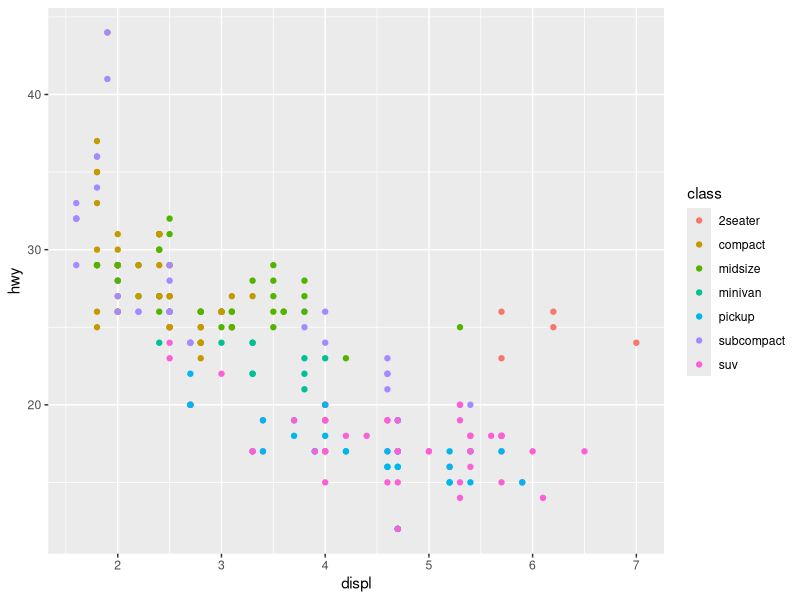
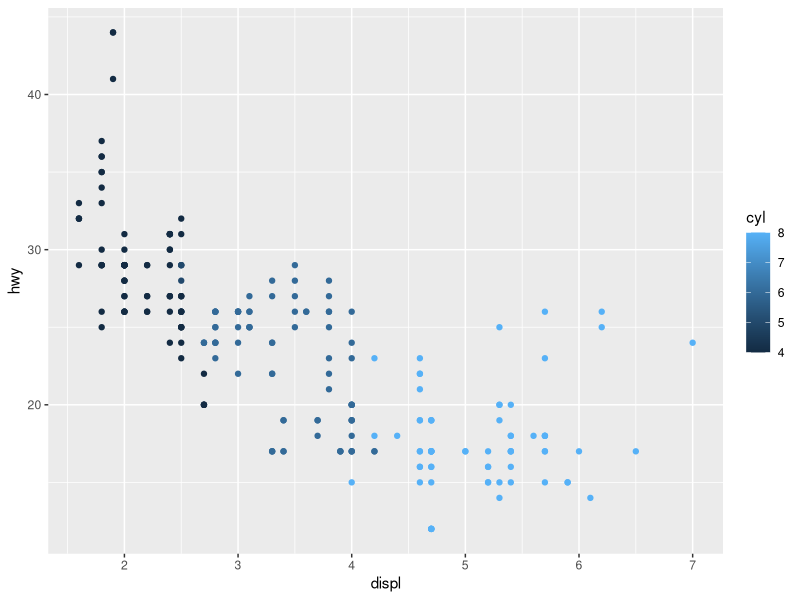
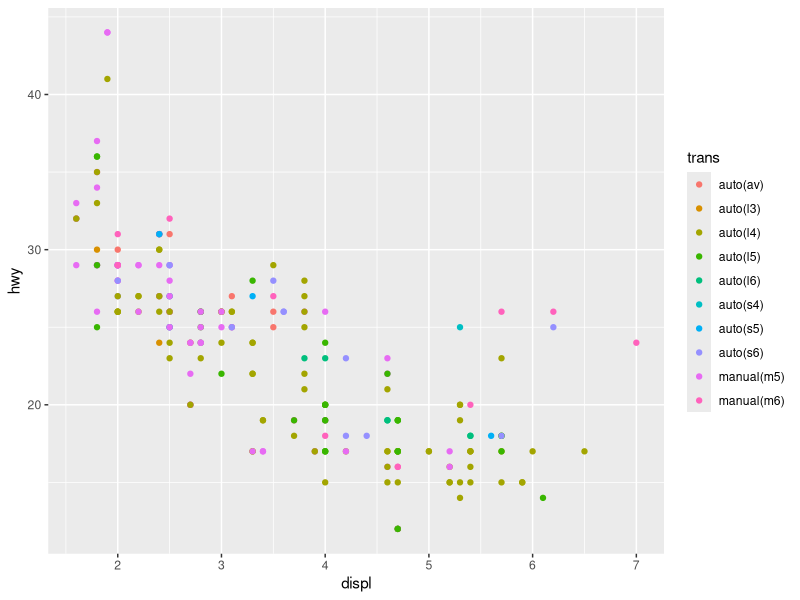
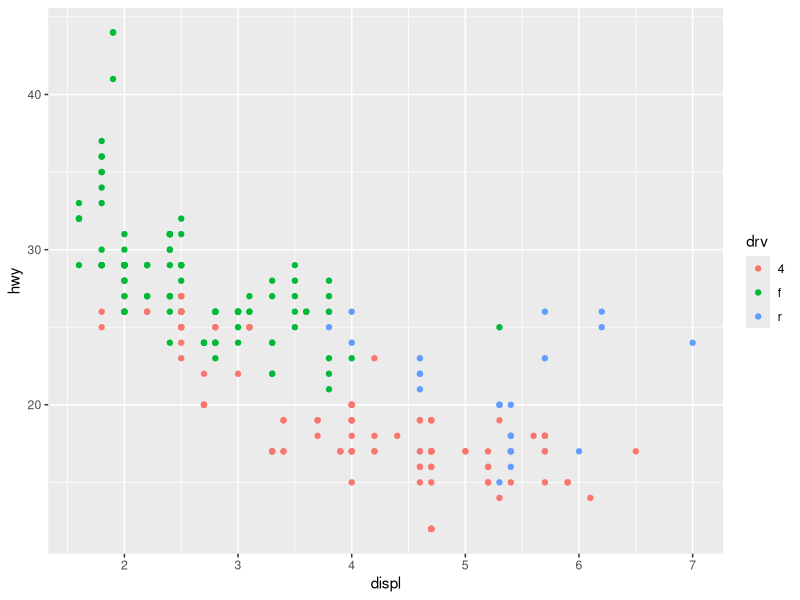
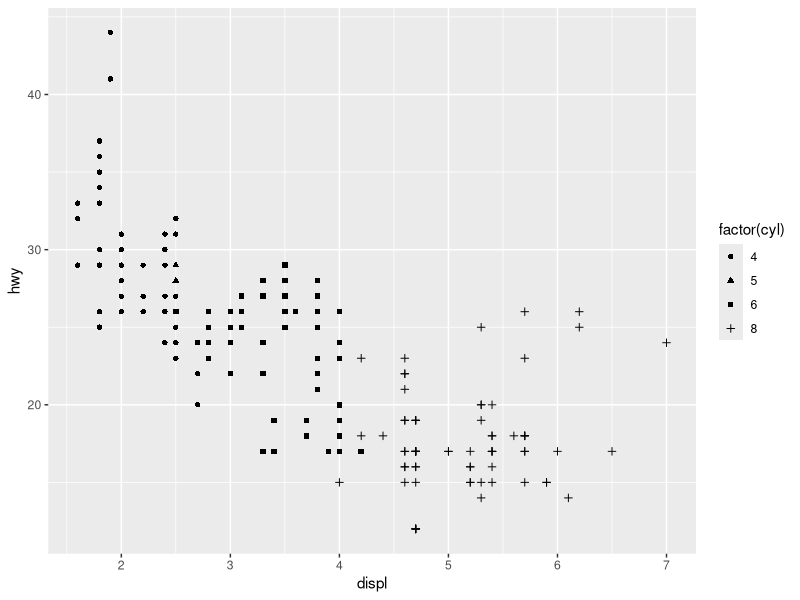
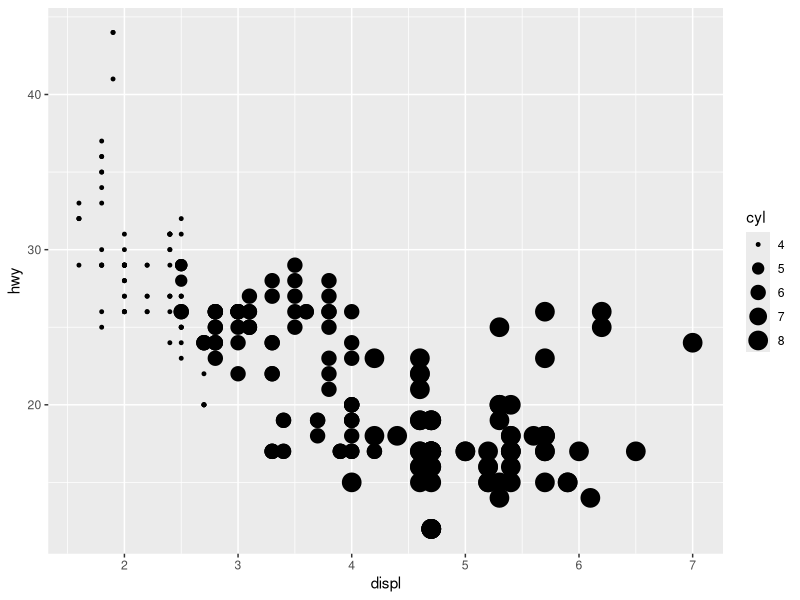
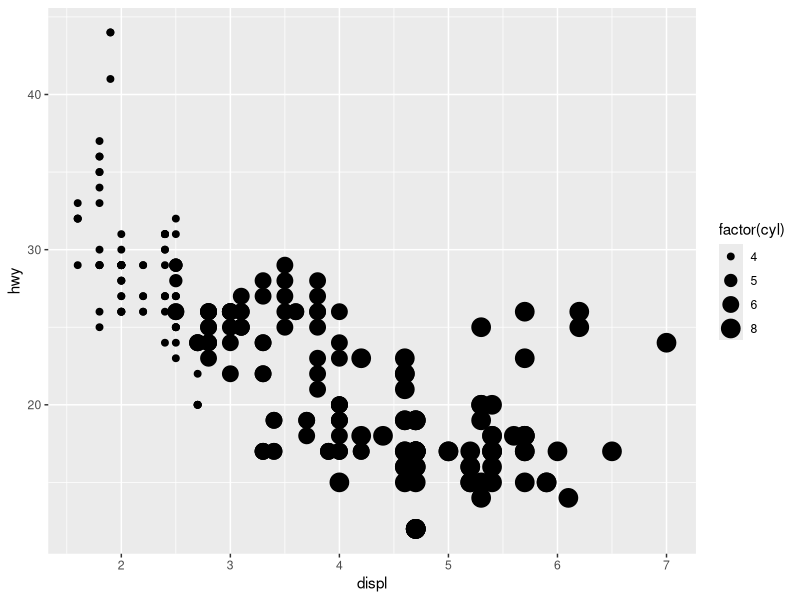
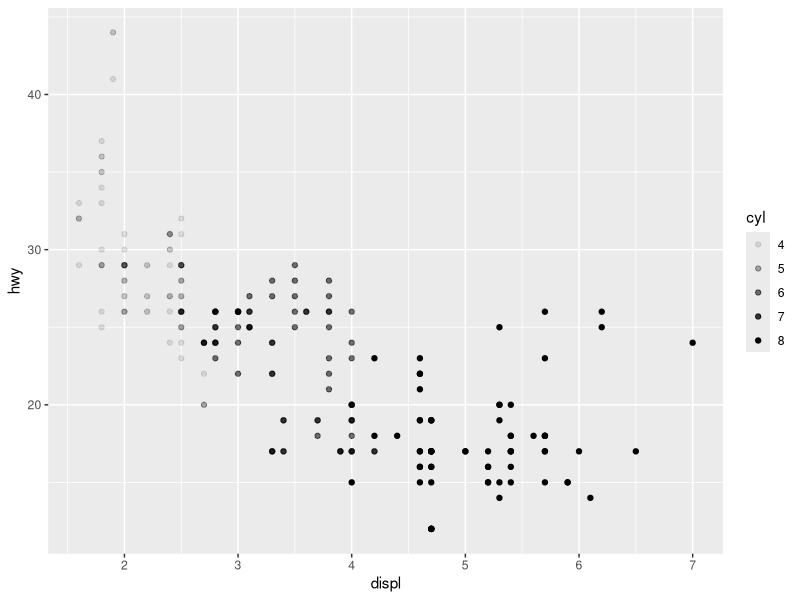

Source code (R) for these figures, in order:
## ---- chunk 1
knitr::opts_chunk$set(echo = TRUE)
library(tidyverse)
## ---- chunk 2
ggplot(data = mpg) +
  geom_point(mapping = aes(x = displ, y = hwy, color = class))
## ---- chunk 3
ggplot(data = mpg) +
  geom_point(mapping = aes(x = displ, y = hwy, color = cyl))
## ---- chunk 4
ggplot(data = mpg) +
  geom_point(mapping = aes(x = displ, y = hwy, color = trans))
## ---- chunk 5
ggplot(data = mpg) +
  geom_point(mapping = aes(x = displ, y = hwy, color = drv))
## ---- chunk 6
ggplot(data = mpg) +
  geom_point(mapping = aes(x = displ, y = hwy, shape = factor(cyl)))
## ---- chunk 7
ggplot(data = mpg) +
  geom_point(mapping = aes(x = displ, y = hwy, size = cyl))
## ---- chunk 8
ggplot(data = mpg) +
  geom_point(mapping = aes(x = displ, y = hwy, size = factor(cyl)))
## ---- chunk 9
ggplot(data = mpg) +
  geom_point(mapping = aes(x = displ, y = hwy, alpha = cyl))

ggplot(data = mpg) +
  geom_point(mapping = aes(x = displ, y = hwy, alpha = factor(cyl)))
## ---- chunk 10
ggplot(data = mpg) +
  geom_point(mapping = aes(
    x = displ,
    y = hwy,
    color = class,
    size = cyl,
    shape = drv,
    alpha = fl
  ))
## ---- chunk 11
ggplot(data = mpg) +
  geom_point(mapping = aes(
    x = displ,
    y = hwy,
    color = displ,
    size = displ,
    alpha = displ
  ))
